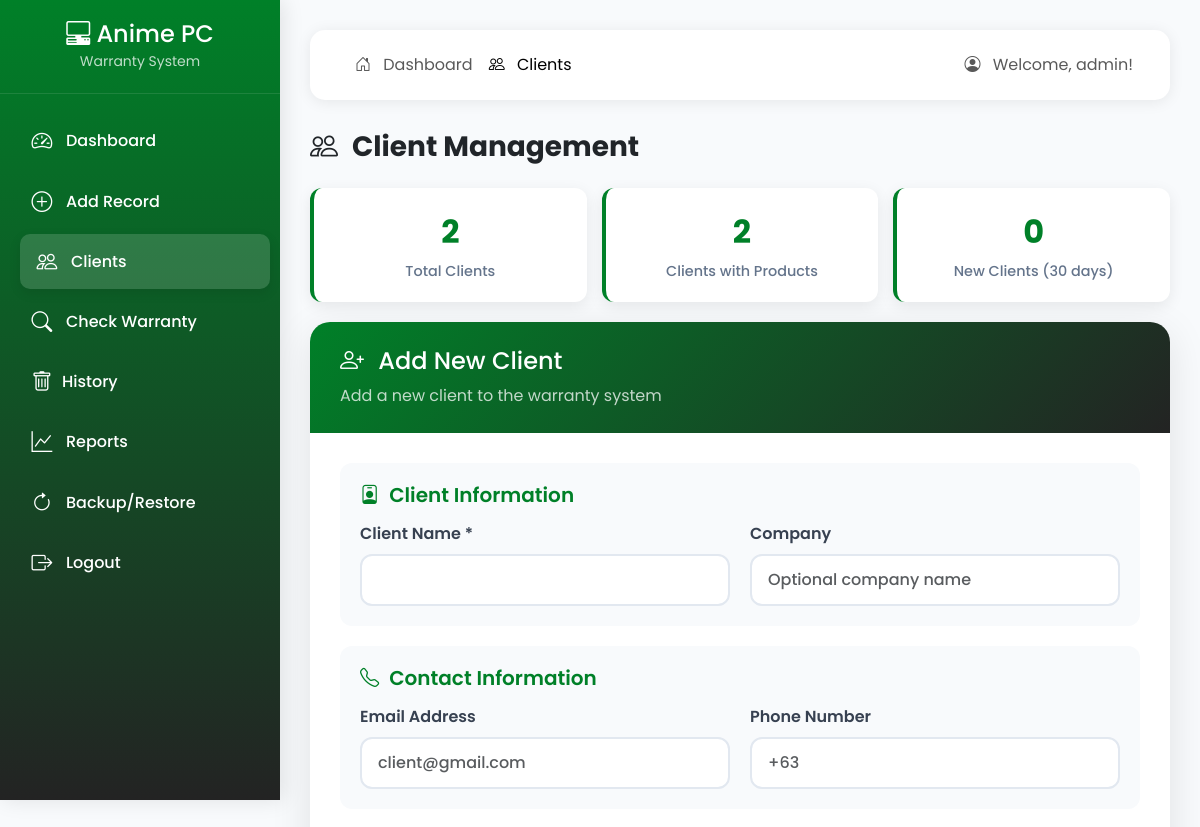
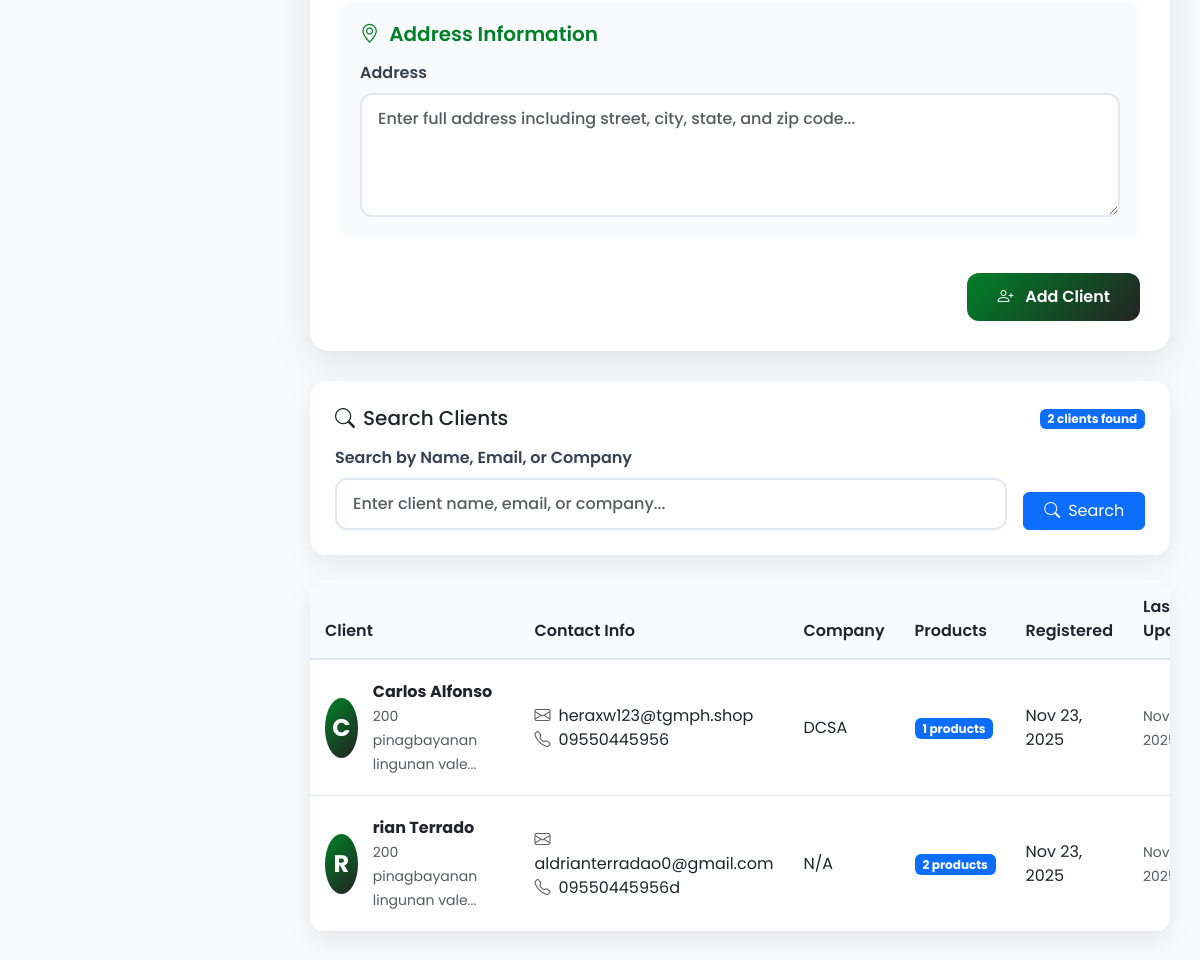
The page /clients.php (signed in) on the database its author committed (2 pictures, top to bottom).
### tables this page shows
CREATE TABLE `clients` (
  `id` int(11) NOT NULL AUTO_INCREMENT,
  `client_name` varchar(255) NOT NULL,
  `email` varchar(255) DEFAULT NULL,
  `phone` varchar(20) DEFAULT NULL,
  `address` text DEFAULT NULL,
  `company` varchar(255) DEFAULT NULL,
  `created_at` timestamp NOT NULL DEFAULT current_timestamp(),
  `updated_at` timestamp NOT NULL DEFAULT current_timestamp() ON UPDATE current_timestamp(),
  PRIMARY KEY (`id`)
);

### clients.php (the view, shortened to what this page needs)
<?php
include 'config.php';
$editClient = null;
$search = isset($_GET['search']) ? $_GET['search'] : '';
$query = "SELECT c.*, COUNT(p.id) as product_count
          FROM clients c
          LEFT JOIN products p ON c.id = p.client_id
          WHERE 1=1";
$params = [];
$query .= " GROUP BY c.id ORDER BY c.created_at DESC";
$stmt = $pdo->prepare($query);
$stmt->execute($params);
$clients = $stmt->fetchAll();
?>
<!DOCTYPE html>
<html lang="en">
<head>
    <link href="https://cdn.jsdelivr.net/npm/bootstrap@5.3.0-alpha1/dist/css/bootstrap.min.css" rel="stylesheet">
    <link rel="stylesheet" href="https://cdn.jsdelivr.net/npm/bootstrap-icons@1.11.0/font/bootstrap-icons.css">
   <link rel="stylesheet" href="client.css">
</head>
<body>
    <div class="sidebar">
        <div class="sidebar-brand">
            <h4 class="mb-0"><i class="bi bi-pc-display-horizontal"></i> <span>Anime PC</span></h4>
            <small class="opacity-75">Warranty System</small>
        </div>
        <ul class="sidebar-nav">
            <li><a href="dashboard.php"><i class="bi bi-speedometer2"></i> <span>Dashboard</span></a></li>
            <li><a href="products.php"><i class="bi bi-plus-circle"></i> <span>Add Record</span></a></li>
            <li><a href="clients.php" class="active"><i class="bi bi-people"></i> <span>Clients</span></a></li>
            <li><a href="warranty.php"><i class="bi bi-search"></i> <span>Check Warranty</span></a></li>
                                <li><a href="history.php"><i class="bi bi-trash me-2  "></i> <span>History</span></a></li>
            <li><a href="reports.php"><i class="bi bi-graph-up"></i> <span>Reports</span></a></li>
            <li><a href="backup.php"><i class="bi bi-arrow-clockwise"></i> <span>Backup/Restore</span></a></li>
            <li> <a href="Login.php" class="logout-btn" id="logoutBtn">
    <i class="bi bi-box-arrow-right"></i> <span>Logout</span>
</a></li>
        </ul>
    </div>
    <div class="main-content">
        <nav class="navbar navbar-expand-lg navbar-light navbar-custom">
            <div class="container-fluid">
                <div class="collapse navbar-collapse" id="navbarNav">
                    <ul class="navbar-nav me-auto">
                        <li class="nav-item">
                            <a class="nav-link" href="dashboard.php"><i class="bi bi-house-door me-2"></i> Dashboard</a>
                        </li>
                        <li class="nav-item">
                            <a class="nav-link active" href="#"><i class="bi bi-people me-2"></i> Clients</a>
                        </li>
                    </ul>
                    <span class="navbar-text">
                        <i class="bi bi-person-circle me-2"></i> Welcome, <?php echo htmlspecialchars($_SESSION['username']); ?>!
                    </span>
                </div>
            </div>
        </nav>
        <h1 class="h3 fw-bold text-dark mb-4">
            <i class="bi <?php echo $editClient ? 'bi-pencil' : 'bi-people'; ?> me-2"></i>
            <?php echo $editClient ? 'Edit Client' : 'Client Management'; ?>
        </h1>
        <?php if (!$editClient): ?>
        <div class="client-stats">
            <?php
            $totalClients = $pdo->query("SELECT COUNT(*) FROM clients")->fetchColumn();
            $clientsWithProducts = $pdo->query("SELECT COUNT(DISTINCT client_id) FROM products WHERE client_id IS NOT NULL")->fetchColumn();
            $recentClients = $pdo->query("SELECT COUNT(*) FROM clients WHERE created_at >= DATE_SUB(NOW(), INTERVAL 30 DAY)")->fetchColumn();
            ?>
            <div class="stat-card">
                <div class="stat-number"><?php echo $totalClients; ?></div>
                <div class="stat-label">Total Clients</div>
            </div>
            <div class="stat-card">
                <div class="stat-number"><?php echo $clientsWithProducts; ?></div>
                <div class="stat-label">Clients with Products</div>
            </div>
            <div class="stat-card">
                <div class="stat-number"><?php echo $recentClients; ?></div>
                <div class="stat-label">New Clients (30 days)</div>
            </div>
        </div>
        <?php endif; ?>
        <div class="form-card">
            <div class="form-header">
                <h4 class="mb-2">
                    <i class="bi <?php echo $editClient ? 'bi-pencil' : 'bi-person-plus'; ?> me-2"></i>
                    <?php echo $editClient ? 'Edit Client' : 'Add New Client'; ?>
                </h4>
                <p class="mb-0 opacity-75">
                    <?php echo $editClient ? 'Update client information and contact details' : 'Add a new client to the warranty system'; ?>
                </p>
            </div>
            <div class="form-body">
                <form id="clientForm" method="POST">
                    <div class="form-section">
                        <h5 class="section-title"><i class="bi bi-person-badge"></i> Client Information</h5>
                        <div class="form-grid">
                            <div>
                                <label for="client_name" class="form-label">Client Name *</label>
                                <input type="text" class="form-control" id="client_name" name="client_name"
                                       value="<?php echo $editClient ? htmlspecialchars($editClient['client_name']) : ''; ?>" required>
                            </div>
                            <div>
                                <label for="company" class="form-label">Company</label>
                                <input type="text" class="form-control" id="company" name="company"
                                       value="<?php echo $editClient ? htmlspecialchars($editClient['company']) : ''; ?>"
                                       placeholder="Optional company name">
                            </div>
                        </div>
                    </div>
                    <div class="form-section">
                        <h5 class="section-title"><i class="bi bi-telephone"></i> Contact Information</h5>
                        <div class="form-grid">
                            <div>
                                <label for="email" class="form-label">Email Address</label>
                                <input type="email" class="form-control" id="email" name="email"
                                       value="<?php echo $editClient ? htmlspecialchars($editClient['email']) : ''; ?>"
                                       placeholder="client@gmail.com">
                            </div>
                            <div>
                                <label for="phone" class="form-label">Phone Number</label>
                                <input type="tel" class="form-control" id="phone" name="phone"
                                       value="<?php echo $editClient ? htmlspecialchars($editClient['phone']) : ''; ?>"
                                       placeholder="+63">
                            </div>
                        </div>
                    </div>
                    <div class="form-section">
                        <h5 class="section-title"><i class="bi bi-geo-alt"></i> Address Information</h5>
                        <div>
                            <label for="address" class="form-label">Address</label>
                            <textarea class="form-control form-textarea" id="address" name="address" rows="4"
                                      placeholder="Enter full address including street, city, state, and zip code..."><?php echo $editClient ? htmlspecialchars($editClient['address']) : ''; ?></textarea>
                        </div>
                    </div>
                    <div class="d-flex justify-content-between pt-3">
                        <button type="submit" class="btn btn-custom">
                            <i class="bi <?php echo $editClient ? 'bi-check-circle' : 'bi-person-plus'; ?> me-2"></i>
                            <?php echo $editClient ? 'Update Client' : 'Add Client'; ?>
                        </button>
                    </div>
                </form>
            </div>
        </div>
        <div class="search-box">
            <div class="d-flex justify-content-between align-items-center mb-3">
                <h5 class="mb-0"><i class="bi bi-search me-2"></i>Search Clients</h5>
                <div>
                    <span class="badge bg-primary"><?php echo count($clients); ?> clients found</span>
                </div>
            </div>
            <form method="GET">
                <div class="row g-3 align-items-end">
                    <div class="col-md-10">
                        <label class="form-label">Search by Name, Email, or Company</label>
                        <input type="text" class="form-control" name="search" placeholder="Enter client name, email, or company..." value="<?php echo htmlspecialchars($search); ?>">
                    </div>
                    <div class="col-md-2">
                        <button type="submit" class="btn btn-primary w-100">
                            <i class="bi bi-search me-2"></i>Search
                        </button>
                    </div>
                </div>
            </form>
        </div>
        <div class="client-table">
            <div class="table-responsive">
                <table class="table table-hover mb-0">
                    <thead>
                        <tr>
                            <th>Client</th>
                            <th>Contact Info</th>
                            <th>Company</th>
                            <th>Products</th>
                            <th>Registered</th>
                            <th>Last Updated</th>
                        </tr>
                    </thead>
                    <tbody>
                        <?php if (count($clients) > 0): ?>
                            <?php foreach ($clients as $client):
                                $initial = strtoupper(substr($client['client_name'], 0, 1));
                            ?>
                                <tr>
                                    <td>
                                        <div class="d-flex align-items-center">
                                            <div class="client-avatar">
                                                <?php echo $initial; ?>
                                            </div>
                                            <div>
                                                <strong><?php echo htmlspecialchars($client['client_name']); ?></strong>
                                                <?php if ($client['address']): ?>
                                                    <br><small class="text-muted"><?php echo substr(htmlspecialchars($client['address']), 0, 30); ?>...</small>
                                                <?php endif; ?>
                                            </div>
                                        </div>
                                    </td>
                                    <td>
                                        <?php if ($client['email']): ?>
                                            <div><i class="bi bi-envelope me-2 text-muted"></i><?php echo htmlspecialchars($client['email']); ?></div>
                                        <?php endif; ?>
                                        <?php if ($client['phone']): ?>
                                            <div><i class="bi bi-telephone me-2 text-muted"></i><?php echo htmlspecialchars($client['phone']); ?></div>
                                        <?php endif; ?>
                                    </td>
                                    <td><?php echo htmlspecialchars($client['company'] ?: 'N/A'); ?></td>
                                    <td>
                                        <span class="badge bg-<?php echo $client['product_count'] > 0 ? 'primary' : 'secondary'; ?>">
                                            <?php echo $client['product_count']; ?> products
                                        </span>
                                    </td>
                                    <td><?php echo date('M j, Y', strtotime($client['created_at'])); ?></td>
                                    <td>
                                        <small class="text-muted">
                                            <?php echo $client['updated_at'] ? date('M j, Y', strtotime($client['updated_at'])) : 'Never'; ?>
                                        </small>
                                    </td>
                                </tr>
                            <?php endforeach; ?>
                        <?php endif; ?>
                    </tbody>
                </table>
            </div>
        </div>
    </div>
</body>
</html>

### rows shown on the page
clients: client_name "C", client_name "Carlos Alfonso", address "200 pinagbayanan lingunan vale", email "heraxw123@tgmph.shop", phone "09550445956", company "DCSA", product_count "1", created_at "Nov 23, 2025", updated_at "Nov…"
clients: client_name "R", client_name "rian Terrado", address "200 pinagbayanan lingunan vale", email "aldrianterradao0@gmail.com", phone "09550445956d", company "N/A", product_count "2", created_at "Nov 23, 2025", updated_at "Nov…"

### other values the page prints
$_SESSION['username'] "admin"
$totalClients "2"
$clientsWithProducts "2"
$recentClients "0"
count($clients) "2"
